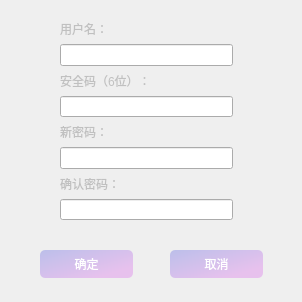
<?xml version="1.0" encoding="UTF-8"?>
<ui version="4.0">
 <class>forgetDialog</class>
 <widget class="QDialog" name="forgetDialog">
  <property name="geometry">
   <rect>
    <x>0</x>
    <y>0</y>
    <width>302</width>
    <height>302</height>
   </rect>
  </property>
  <property name="minimumSize">
   <size>
    <width>302</width>
    <height>302</height>
   </size>
  </property>
  <property name="maximumSize">
   <size>
    <width>302</width>
    <height>302</height>
   </size>
  </property>
  <property name="windowTitle">
   <string>Dialog</string>
  </property>
  <property name="styleSheet">
   <string notr="true"/>
  </property>
  <widget class="QPushButton" name="pushButton">
   <property name="geometry">
    <rect>
     <x>40</x>
     <y>250</y>
     <width>93</width>
     <height>28</height>
    </rect>
   </property>
   <property name="styleSheet">
    <string notr="true">color: white;
    border-radius: 5px;
    border-style: solid;
    border-width: 2px;
    border: none;
    background-color: qlineargradient(spread:pad, x1:0, y1:0, x2:0.8, y2:0.8, stop:0 rgba(188, 191, 234, 255), stop:1 rgba(231, 193, 237, 255));</string>
   </property>
   <property name="text">
    <string>确定</string>
   </property>
  </widget>
  <widget class="QPushButton" name="pushButton_2">
   <property name="geometry">
    <rect>
     <x>170</x>
     <y>250</y>
     <width>93</width>
     <height>28</height>
    </rect>
   </property>
   <property name="styleSheet">
    <string notr="true">color: white;
    border-radius: 5px;
    border-style: solid;
    border-width: 2px;
    border: none;
    background-color: qlineargradient(spread:pad, x1:0, y1:0, x2:0.8, y2:0.8, stop:0 rgba(188, 191, 234, 255), stop:1 rgba(231, 193, 237, 255));</string>
   </property>
   <property name="text">
    <string>取消</string>
   </property>
  </widget>
  <widget class="QWidget" name="">
   <property name="geometry">
    <rect>
     <x>60</x>
     <y>20</y>
     <width>173</width>
     <height>201</height>
    </rect>
   </property>
   <layout class="QVBoxLayout" name="verticalLayout">
    <item>
     <widget class="QLabel" name="label">
      <property name="styleSheet">
       <string notr="true">background-color: rgba(0,0,0,0);
color: Silver;</string>
      </property>
      <property name="text">
       <string>用户名：</string>
      </property>
     </widget>
    </item>
    <item>
     <widget class="QLineEdit" name="name"/>
    </item>
    <item>
     <widget class="QLabel" name="label_2">
      <property name="styleSheet">
       <string notr="true">background-color: rgba(0,0,0,0);
color: Silver;</string>
      </property>
      <property name="text">
       <string>安全码（6位）：</string>
      </property>
     </widget>
    </item>
    <item>
     <widget class="QLineEdit" name="save"/>
    </item>
    <item>
     <widget class="QLabel" name="label_3">
      <property name="styleSheet">
       <string notr="true">background-color: rgba(0,0,0,0);
color: Silver;</string>
      </property>
      <property name="text">
       <string>新密码：</string>
      </property>
     </widget>
    </item>
    <item>
     <widget class="QLineEdit" name="newpsw">
      <property name="echoMode">
       <enum>QLineEdit::Password</enum>
      </property>
     </widget>
    </item>
    <item>
     <widget class="QLabel" name="label_4">
      <property name="styleSheet">
       <string notr="true">background-color: rgba(0,0,0,0);
color: Silver;</string>
      </property>
      <property name="frameShape">
       <enum>QFrame::NoFrame</enum>
      </property>
      <property name="text">
       <string>确认密码：</string>
      </property>
     </widget>
    </item>
    <item>
     <widget class="QLineEdit" name="repsw">
      <property name="echoMode">
       <enum>QLineEdit::Password</enum>
      </property>
     </widget>
    </item>
   </layout>
  </widget>
 </widget>
 <resources/>
 <connections/>
</ui>
